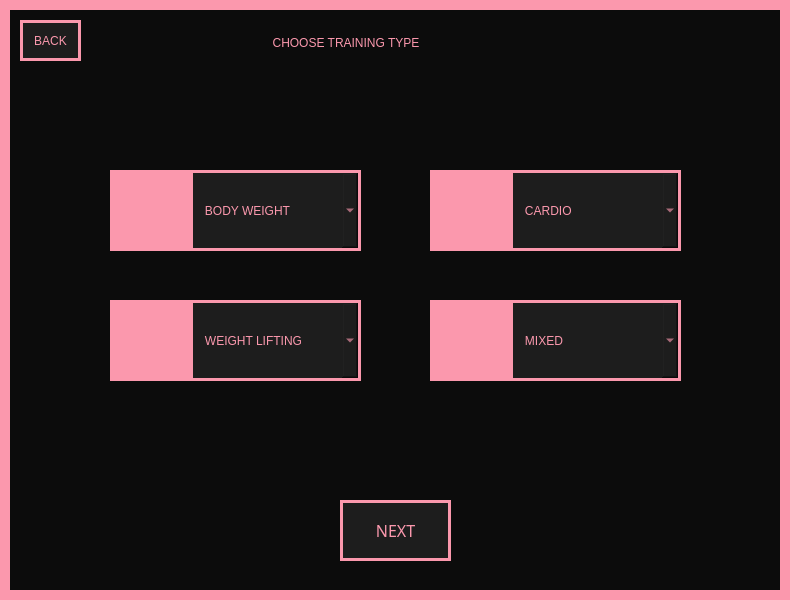
<?xml version="1.0" encoding="UTF-8"?>
<ui version="4.0">
 <class>MainWindow</class>
 <widget class="QMainWindow" name="MainWindow">
  <property name="geometry">
   <rect>
    <x>0</x>
    <y>0</y>
    <width>790</width>
    <height>600</height>
   </rect>
  </property>
  <property name="windowTitle">
   <string>Create New Training</string>
  </property>
  <property name="styleSheet">
   <string notr="true">
border: 10px solid #FB98AD;background-color: #0C0C0C;
color: #FB98AD</string>
  </property>
  <property name="BODYWEIGHT" stdset="0">
   <string/>
  </property>
  <widget class="QWidget" name="centralwidget">
   <widget class="QPushButton" name="choose_type_btn">
    <property name="geometry">
     <rect>
      <x>120</x>
      <y>20</y>
      <width>452</width>
      <height>45</height>
     </rect>
    </property>
    <property name="cursor">
     <cursorShape>PointingHandCursor</cursorShape>
    </property>
    <property name="styleSheet">
     <string notr="true">border: none;
font: 20pt &quot;PRIMETIME&quot;;</string>
    </property>
    <property name="text">
     <string>CHOOSE TRAINING TYPE</string>
    </property>
   </widget>
   <widget class="QPushButton" name="main_menu_btn">
    <property name="geometry">
     <rect>
      <x>20</x>
      <y>20</y>
      <width>61</width>
      <height>41</height>
     </rect>
    </property>
    <property name="cursor">
     <cursorShape>PointingHandCursor</cursorShape>
    </property>
    <property name="styleSheet">
     <string notr="true">background-color: #1D1D1D;border: 3px solid #FB98AD;
font: 8pt &quot;PRIMETIME&quot;;</string>
    </property>
    <property name="text">
     <string>BACK</string>
    </property>
   </widget>
   <widget class="QPushButton" name="bodyweight_btn">
    <property name="geometry">
     <rect>
      <x>180</x>
      <y>170</y>
      <width>151</width>
      <height>71</height>
     </rect>
    </property>
    <property name="cursor">
     <cursorShape>PointingHandCursor</cursorShape>
    </property>
    <property name="styleSheet">
     <string notr="true">background-color: #1D1D1D;border: 3px solid #FB98AD;
font: 8pt &quot;PRIMETIME&quot;;</string>
    </property>
    <property name="text">
     <string>BODY WEIGHT</string>
    </property>
   </widget>
   <widget class="QComboBox" name="bw_combo">
    <property name="geometry">
     <rect>
      <x>190</x>
      <y>170</y>
      <width>171</width>
      <height>81</height>
     </rect>
    </property>
    <property name="styleSheet">
     <string notr="true">background-color: #1D1D1D;border: 3px solid #FB98AD;
font: 8pt &quot;PRIMETIME&quot;;text-align: center;</string>
    </property>
    <item>
     <property name="text">
      <string>   BODY WEIGHT</string>
     </property>
    </item>
    <item>
     <property name="text">
      <string>   YOGA</string>
     </property>
    </item>
    <item>
     <property name="text">
      <string>   CALISTHENICS</string>
     </property>
    </item>
   </widget>
   <widget class="QComboBox" name="cardio_combo">
    <property name="geometry">
     <rect>
      <x>510</x>
      <y>170</y>
      <width>171</width>
      <height>81</height>
     </rect>
    </property>
    <property name="styleSheet">
     <string notr="true">background-color: #1D1D1D;border: 3px solid #FB98AD;
font: 8pt &quot;PRIMETIME&quot;;text-align: center;</string>
    </property>
    <item>
     <property name="text">
      <string>   CARDIO</string>
     </property>
    </item>
    <item>
     <property name="text">
      <string>   HIIT</string>
     </property>
    </item>
    <item>
     <property name="text">
      <string>   JOGGING</string>
     </property>
    </item>
   </widget>
   <widget class="QComboBox" name="wl_combo">
    <property name="geometry">
     <rect>
      <x>190</x>
      <y>300</y>
      <width>171</width>
      <height>81</height>
     </rect>
    </property>
    <property name="styleSheet">
     <string notr="true">background-color: #1D1D1D;border: 3px solid #FB98AD;
font: 8pt &quot;PRIMETIME&quot;;text-align: center;</string>
    </property>
    <item>
     <property name="text">
      <string>   WEIGHT LIFTING</string>
     </property>
    </item>
    <item>
     <property name="text">
      <string>   MACHINES</string>
     </property>
    </item>
    <item>
     <property name="text">
      <string>   FREE WEIGHTS</string>
     </property>
    </item>
   </widget>
   <widget class="QComboBox" name="mixed_combo">
    <property name="geometry">
     <rect>
      <x>510</x>
      <y>300</y>
      <width>171</width>
      <height>81</height>
     </rect>
    </property>
    <property name="styleSheet">
     <string notr="true">background-color: #1D1D1D;border: 3px solid #FB98AD;
font: 8pt &quot;PRIMETIME&quot;;text-align: center;</string>
    </property>
    <item>
     <property name="text">
      <string>   MIXED</string>
     </property>
    </item>
   </widget>
   <widget class="QPushButton" name="next_btn">
    <property name="geometry">
     <rect>
      <x>340</x>
      <y>500</y>
      <width>111</width>
      <height>61</height>
     </rect>
    </property>
    <property name="font">
     <font>
      <family>PRIMETIME</family>
      <pointsize>12</pointsize>
      <weight>50</weight>
      <italic>false</italic>
      <bold>false</bold>
     </font>
    </property>
    <property name="cursor">
     <cursorShape>PointingHandCursor</cursorShape>
    </property>
    <property name="styleSheet">
     <string notr="true">background-color: #1D1D1D;border: 3px solid #FB98AD;
font: 12pt &quot;PRIMETIME&quot;;</string>
    </property>
    <property name="text">
     <string>NEXT</string>
    </property>
   </widget>
   <widget class="QLabel" name="chosen_type_label">
    <property name="geometry">
     <rect>
      <x>330</x>
      <y>420</y>
      <width>141</width>
      <height>21</height>
     </rect>
    </property>
    <property name="font">
     <font>
      <family>PRIMETIME</family>
      <pointsize>8</pointsize>
      <weight>50</weight>
      <italic>false</italic>
      <bold>false</bold>
     </font>
    </property>
    <property name="cursor">
     <cursorShape>WaitCursor</cursorShape>
    </property>
    <property name="layoutDirection">
     <enum>Qt::RightToLeft</enum>
    </property>
    <property name="styleSheet">
     <string notr="true">border: none;
font: 8pt &quot;PRIMETIME&quot;;</string>
    </property>
    <property name="text">
     <string/>
    </property>
    <property name="alignment">
     <set>Qt::AlignCenter</set>
    </property>
   </widget>
   <widget class="QLabel" name="chosen_training_label">
    <property name="geometry">
     <rect>
      <x>290</x>
      <y>460</y>
      <width>221</width>
      <height>21</height>
     </rect>
    </property>
    <property name="font">
     <font>
      <family>PRIMETIME</family>
      <pointsize>8</pointsize>
      <weight>50</weight>
      <italic>false</italic>
      <bold>false</bold>
     </font>
    </property>
    <property name="styleSheet">
     <string notr="true">border: none;
font: 8pt &quot;PRIMETIME&quot;;</string>
    </property>
    <property name="text">
     <string/>
    </property>
    <property name="alignment">
     <set>Qt::AlignCenter</set>
    </property>
   </widget>
   <widget class="QPushButton" name="bw_btn">
    <property name="geometry">
     <rect>
      <x>110</x>
      <y>170</y>
      <width>81</width>
      <height>81</height>
     </rect>
    </property>
    <property name="cursor">
     <cursorShape>PointingHandCursor</cursorShape>
    </property>
    <property name="styleSheet">
     <string notr="true">border: none;
background-color: #FB98AD;</string>
    </property>
    <property name="text">
     <string/>
    </property>
    <property name="icon">
     <iconset>
      <normaloff>resources/023-muscle.svg</normaloff>resources/023-muscle.svg</iconset>
    </property>
    <property name="iconSize">
     <size>
      <width>60</width>
      <height>60</height>
     </size>
    </property>
   </widget>
   <widget class="QPushButton" name="cardio_btn">
    <property name="geometry">
     <rect>
      <x>430</x>
      <y>170</y>
      <width>81</width>
      <height>81</height>
     </rect>
    </property>
    <property name="cursor">
     <cursorShape>PointingHandCursor</cursorShape>
    </property>
    <property name="styleSheet">
     <string notr="true">border: none;
background-color: #FB98AD;</string>
    </property>
    <property name="text">
     <string/>
    </property>
    <property name="icon">
     <iconset>
      <normaloff>resources/017-heart rate.svg</normaloff>resources/017-heart rate.svg</iconset>
    </property>
    <property name="iconSize">
     <size>
      <width>60</width>
      <height>60</height>
     </size>
    </property>
   </widget>
   <widget class="QPushButton" name="wl_btn">
    <property name="geometry">
     <rect>
      <x>110</x>
      <y>300</y>
      <width>81</width>
      <height>81</height>
     </rect>
    </property>
    <property name="cursor">
     <cursorShape>PointingHandCursor</cursorShape>
    </property>
    <property name="styleSheet">
     <string notr="true">border: none;
background-color: #FB98AD;</string>
    </property>
    <property name="text">
     <string/>
    </property>
    <property name="icon">
     <iconset>
      <normaloff>resources/007-dumbbell.svg</normaloff>resources/007-dumbbell.svg</iconset>
    </property>
    <property name="iconSize">
     <size>
      <width>60</width>
      <height>60</height>
     </size>
    </property>
   </widget>
   <widget class="QPushButton" name="mixed_btn">
    <property name="geometry">
     <rect>
      <x>430</x>
      <y>300</y>
      <width>81</width>
      <height>81</height>
     </rect>
    </property>
    <property name="cursor">
     <cursorShape>PointingHandCursor</cursorShape>
    </property>
    <property name="styleSheet">
     <string notr="true">border: none;
background-color: #FB98AD;</string>
    </property>
    <property name="text">
     <string/>
    </property>
    <property name="icon">
     <iconset>
      <normaloff>resources/sport.png</normaloff>resources/sport.png</iconset>
    </property>
    <property name="iconSize">
     <size>
      <width>60</width>
      <height>60</height>
     </size>
    </property>
   </widget>
  </widget>
 </widget>
 <resources/>
 <connections/>
</ui>
